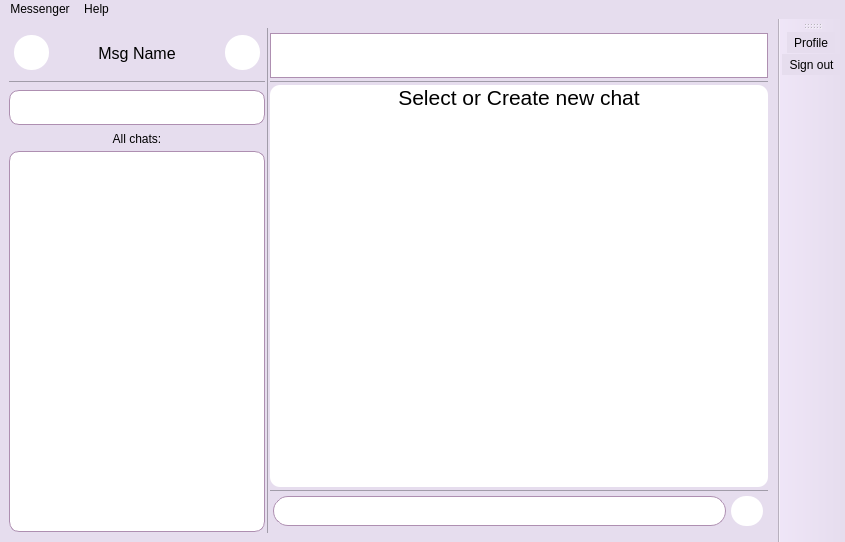
<?xml version="1.0" encoding="UTF-8"?>
<ui version="4.0">
 <class>MainWindow</class>
 <widget class="QMainWindow" name="MainWindow">
  <property name="geometry">
   <rect>
    <x>0</x>
    <y>0</y>
    <width>845</width>
    <height>542</height>
   </rect>
  </property>
  <property name="windowTitle">
   <string>MainWindow</string>
  </property>
  <property name="styleSheet">
   <string notr="true">background-color: rgb(230, 221, 238);
</string>
  </property>
  <widget class="QWidget" name="centralwidget">
   <layout class="QGridLayout" name="gridLayout">
    <item row="0" column="0">
     <layout class="QHBoxLayout" name="horizontalLayout_3" stretch="1,2,1">
      <property name="spacing">
       <number>0</number>
      </property>
      <item>
       <widget class="QWidget" name="ChatsWidget" native="true">
        <property name="sizePolicy">
         <sizepolicy hsizetype="Fixed" vsizetype="Preferred">
          <horstretch>0</horstretch>
          <verstretch>0</verstretch>
         </sizepolicy>
        </property>
        <property name="minimumSize">
         <size>
          <width>150</width>
          <height>0</height>
         </size>
        </property>
        <property name="styleSheet">
         <string notr="true">background-color: rgb(230, 221, 238);</string>
        </property>
        <layout class="QVBoxLayout" name="verticalLayout_7">
         <property name="spacing">
          <number>5</number>
         </property>
         <property name="sizeConstraint">
          <enum>QLayout::SetMinimumSize</enum>
         </property>
         <property name="leftMargin">
          <number>0</number>
         </property>
         <property name="topMargin">
          <number>3</number>
         </property>
         <property name="rightMargin">
          <number>1</number>
         </property>
         <property name="bottomMargin">
          <number>1</number>
         </property>
         <item>
          <layout class="QHBoxLayout" name="horizontalLayout_4">
           <property name="leftMargin">
            <number>5</number>
           </property>
           <property name="topMargin">
            <number>2</number>
           </property>
           <property name="rightMargin">
            <number>5</number>
           </property>
           <property name="bottomMargin">
            <number>2</number>
           </property>
           <item>
            <widget class="QPushButton" name="UserImg">
             <property name="enabled">
              <bool>true</bool>
             </property>
             <property name="sizePolicy">
              <sizepolicy hsizetype="Fixed" vsizetype="Fixed">
               <horstretch>0</horstretch>
               <verstretch>0</verstretch>
              </sizepolicy>
             </property>
             <property name="minimumSize">
              <size>
               <width>35</width>
               <height>35</height>
              </size>
             </property>
             <property name="maximumSize">
              <size>
               <width>35</width>
               <height>35</height>
              </size>
             </property>
             <property name="mouseTracking">
              <bool>true</bool>
             </property>
             <property name="acceptDrops">
              <bool>false</bool>
             </property>
             <property name="autoFillBackground">
              <bool>false</bool>
             </property>
             <property name="styleSheet">
              <string notr="true">QPushButton{
border-radius: 17px;
background-color: white;
}
QPushButton:hover {
     background-color:rgb(200, 192, 207);
 }</string>
             </property>
             <property name="text">
              <string/>
             </property>
             <property name="icon">
              <iconset resource="resources.qrc">
               <normaloff>:/icons/icons/profile.svg</normaloff>:/icons/icons/profile.svg</iconset>
             </property>
             <property name="iconSize">
              <size>
               <width>30</width>
               <height>30</height>
              </size>
             </property>
             <property name="checkable">
              <bool>false</bool>
             </property>
             <property name="autoDefault">
              <bool>false</bool>
             </property>
             <property name="default">
              <bool>true</bool>
             </property>
             <property name="flat">
              <bool>true</bool>
             </property>
            </widget>
           </item>
           <item>
            <widget class="QLabel" name="MessengerTitle">
             <property name="sizePolicy">
              <sizepolicy hsizetype="Preferred" vsizetype="Fixed">
               <horstretch>0</horstretch>
               <verstretch>0</verstretch>
              </sizepolicy>
             </property>
             <property name="minimumSize">
              <size>
               <width>70</width>
               <height>40</height>
              </size>
             </property>
             <property name="font">
              <font>
               <pointsize>12</pointsize>
              </font>
             </property>
             <property name="text">
              <string>Msg Name</string>
             </property>
             <property name="alignment">
              <set>Qt::AlignCenter</set>
             </property>
            </widget>
           </item>
           <item>
            <widget class="QPushButton" name="CreateChat">
             <property name="sizePolicy">
              <sizepolicy hsizetype="Fixed" vsizetype="Fixed">
               <horstretch>0</horstretch>
               <verstretch>0</verstretch>
              </sizepolicy>
             </property>
             <property name="minimumSize">
              <size>
               <width>35</width>
               <height>35</height>
              </size>
             </property>
             <property name="styleSheet">
              <string notr="true">QPushButton{
border-radius: 17px;
background-color: white;
}
QPushButton:hover {
     background-color:rgb(200, 192, 207);
 }</string>
             </property>
             <property name="text">
              <string/>
             </property>
             <property name="icon">
              <iconset resource="resources.qrc">
               <normaloff>:/icons/icons/create.ico</normaloff>:/icons/icons/create.ico</iconset>
             </property>
             <property name="iconSize">
              <size>
               <width>30</width>
               <height>30</height>
              </size>
             </property>
            </widget>
           </item>
          </layout>
         </item>
         <item>
          <widget class="Line" name="line_4">
           <property name="styleSheet">
            <string notr="true">color: rgb(161, 156, 169);</string>
           </property>
           <property name="frameShadow">
            <enum>QFrame::Plain</enum>
           </property>
           <property name="orientation">
            <enum>Qt::Horizontal</enum>
           </property>
          </widget>
         </item>
         <item>
          <layout class="QHBoxLayout" name="horizontalLayout_2" stretch="4">
           <property name="spacing">
            <number>0</number>
           </property>
           <property name="sizeConstraint">
            <enum>QLayout::SetDefaultConstraint</enum>
           </property>
           <property name="leftMargin">
            <number>0</number>
           </property>
           <property name="topMargin">
            <number>2</number>
           </property>
           <property name="bottomMargin">
            <number>2</number>
           </property>
           <item>
            <widget class="QLineEdit" name="SearchChat">
             <property name="sizePolicy">
              <sizepolicy hsizetype="Preferred" vsizetype="Fixed">
               <horstretch>0</horstretch>
               <verstretch>0</verstretch>
              </sizepolicy>
             </property>
             <property name="minimumSize">
              <size>
               <width>0</width>
               <height>35</height>
              </size>
             </property>
             <property name="styleSheet">
              <string notr="true">background-color: rgb(255, 255, 255);
font: 10pt &quot;MS Shell Dlg 2&quot;;
border-radius: 10px;
border-style: solid;
border-width: 1px;
border-color: rgb(174, 143, 177);</string>
             </property>
            </widget>
           </item>
          </layout>
         </item>
         <item>
          <widget class="QLabel" name="FoundMessage">
           <property name="styleSheet">
            <string notr="true"/>
           </property>
           <property name="text">
            <string>All chats:</string>
           </property>
           <property name="alignment">
            <set>Qt::AlignCenter</set>
           </property>
          </widget>
         </item>
         <item>
          <widget class="QListWidget" name="ChatList">
           <property name="font">
            <font>
             <family>MS Shell Dlg 2</family>
             <pointsize>12</pointsize>
             <weight>75</weight>
             <italic>false</italic>
             <bold>true</bold>
            </font>
           </property>
           <property name="styleSheet">
            <string notr="true">background-color: rgb(255, 255, 255);
border-radius: 10px;
border-style: solid;
border-width: 1px;
border-color: rgb(174, 143, 177);</string>
           </property>
           <property name="editTriggers">
            <set>QAbstractItemView::DoubleClicked</set>
           </property>
           <property name="dragEnabled">
            <bool>false</bool>
           </property>
           <property name="dragDropMode">
            <enum>QAbstractItemView::NoDragDrop</enum>
           </property>
           <property name="movement">
            <enum>QListView::Static</enum>
           </property>
           <property name="resizeMode">
            <enum>QListView::Adjust</enum>
           </property>
           <property name="layoutMode">
            <enum>QListView::SinglePass</enum>
           </property>
           <property name="spacing">
            <number>5</number>
           </property>
          </widget>
         </item>
        </layout>
       </widget>
      </item>
      <item>
       <widget class="Line" name="line">
        <property name="styleSheet">
         <string notr="true">background-color: rgb(230, 221, 238);
color: rgb(161, 156, 169);</string>
        </property>
        <property name="frameShadow">
         <enum>QFrame::Plain</enum>
        </property>
        <property name="orientation">
         <enum>Qt::Vertical</enum>
        </property>
       </widget>
      </item>
      <item>
       <widget class="QWidget" name="ConversationWidget" native="true">
        <property name="styleSheet">
         <string notr="true">background-color: rgb(230, 221, 238);</string>
        </property>
        <layout class="QVBoxLayout" name="verticalLayout_8">
         <property name="spacing">
          <number>2</number>
         </property>
         <property name="sizeConstraint">
          <enum>QLayout::SetDefaultConstraint</enum>
         </property>
         <property name="leftMargin">
          <number>1</number>
         </property>
         <property name="topMargin">
          <number>5</number>
         </property>
         <property name="rightMargin">
          <number>1</number>
         </property>
         <property name="bottomMargin">
          <number>5</number>
         </property>
         <item>
          <layout class="QVBoxLayout" name="verticalLayout_2">
           <property name="spacing">
            <number>2</number>
           </property>
           <item>
            <widget class="QPushButton" name="ChatInfo">
             <property name="minimumSize">
              <size>
               <width>0</width>
               <height>45</height>
              </size>
             </property>
             <property name="font">
              <font>
               <family>MS Shell Dlg 2</family>
               <pointsize>14</pointsize>
               <weight>75</weight>
               <italic>false</italic>
               <bold>true</bold>
              </font>
             </property>
             <property name="styleSheet">
              <string notr="true">background-color: rgb(255, 255, 255);
border-style: solid;
border-width: 1px;
border-color: rgb(174, 143, 177);</string>
             </property>
             <property name="text">
              <string/>
             </property>
            </widget>
           </item>
           <item>
            <widget class="Line" name="line_5">
             <property name="styleSheet">
              <string notr="true">color: rgb(161, 156, 169);</string>
             </property>
             <property name="frameShadow">
              <enum>QFrame::Plain</enum>
             </property>
             <property name="orientation">
              <enum>Qt::Horizontal</enum>
             </property>
            </widget>
           </item>
           <item>
            <widget class="QListWidget" name="Messages">
             <property name="enabled">
              <bool>true</bool>
             </property>
             <property name="styleSheet">
              <string notr="true">background-color: rgb(255, 255, 255); 
border-radius: 10px; 
font: 10pt MS Shell Dlg 2;</string>
             </property>
             <property name="lineWidth">
              <number>0</number>
             </property>
             <property name="editTriggers">
              <set>QAbstractItemView::NoEditTriggers</set>
             </property>
             <property name="showDropIndicator" stdset="0">
              <bool>false</bool>
             </property>
             <property name="selectionMode">
              <enum>QAbstractItemView::NoSelection</enum>
             </property>
             <item>
              <property name="text">
               <string>Select or Create new chat</string>
              </property>
              <property name="font">
               <font>
                <pointsize>16</pointsize>
               </font>
              </property>
              <property name="textAlignment">
               <set>AlignCenter</set>
              </property>
             </item>
            </widget>
           </item>
           <item>
            <widget class="Line" name="line_3">
             <property name="styleSheet">
              <string notr="true">color: rgb(161, 156, 169);</string>
             </property>
             <property name="frameShadow">
              <enum>QFrame::Plain</enum>
             </property>
             <property name="orientation">
              <enum>Qt::Horizontal</enum>
             </property>
            </widget>
           </item>
           <item>
            <layout class="QHBoxLayout" name="horizontalLayout" stretch="0,0">
             <property name="spacing">
              <number>5</number>
             </property>
             <property name="leftMargin">
              <number>3</number>
             </property>
             <property name="topMargin">
              <number>2</number>
             </property>
             <property name="rightMargin">
              <number>5</number>
             </property>
             <property name="bottomMargin">
              <number>2</number>
             </property>
             <item>
              <widget class="QLineEdit" name="EnterMessage">
               <property name="minimumSize">
                <size>
                 <width>0</width>
                 <height>30</height>
                </size>
               </property>
               <property name="styleSheet">
                <string notr="true">background-color: rgb(255, 255, 255);
font: 10pt &quot;MS Shell Dlg 2&quot;;
border-radius: 15px;
border-style: solid;
border-width: 1px;
border-color: rgb(174, 143, 177);</string>
               </property>
               <property name="frame">
                <bool>false</bool>
               </property>
               <property name="placeholderText">
                <string/>
               </property>
               <property name="clearButtonEnabled">
                <bool>false</bool>
               </property>
              </widget>
             </item>
             <item>
              <widget class="QPushButton" name="SendButton">
               <property name="enabled">
                <bool>true</bool>
               </property>
               <property name="sizePolicy">
                <sizepolicy hsizetype="Fixed" vsizetype="Fixed">
                 <horstretch>0</horstretch>
                 <verstretch>0</verstretch>
                </sizepolicy>
               </property>
               <property name="minimumSize">
                <size>
                 <width>30</width>
                 <height>30</height>
                </size>
               </property>
               <property name="mouseTracking">
                <bool>true</bool>
               </property>
               <property name="acceptDrops">
                <bool>false</bool>
               </property>
               <property name="autoFillBackground">
                <bool>false</bool>
               </property>
               <property name="styleSheet">
                <string notr="true">QPushButton{
border-radius: 15px;
background-color: white;
}
QPushButton:hover {
     background-color:rgb(200, 192, 207);
 }</string>
               </property>
               <property name="text">
                <string/>
               </property>
               <property name="icon">
                <iconset resource="resources.qrc">
                 <normaloff>:/icons/icons/send.ico</normaloff>:/icons/icons/send.ico</iconset>
               </property>
               <property name="iconSize">
                <size>
                 <width>25</width>
                 <height>20</height>
                </size>
               </property>
               <property name="shortcut">
                <string>Return</string>
               </property>
               <property name="checkable">
                <bool>false</bool>
               </property>
               <property name="autoDefault">
                <bool>false</bool>
               </property>
               <property name="default">
                <bool>true</bool>
               </property>
               <property name="flat">
                <bool>true</bool>
               </property>
              </widget>
             </item>
            </layout>
           </item>
          </layout>
         </item>
        </layout>
       </widget>
      </item>
     </layout>
    </item>
   </layout>
  </widget>
  <widget class="QMenuBar" name="menuBar">
   <property name="geometry">
    <rect>
     <x>0</x>
     <y>0</y>
     <width>845</width>
     <height>25</height>
    </rect>
   </property>
   <property name="sizePolicy">
    <sizepolicy hsizetype="Minimum" vsizetype="Minimum">
     <horstretch>0</horstretch>
     <verstretch>0</verstretch>
    </sizepolicy>
   </property>
   <widget class="QMenu" name="menuAbout">
    <property name="title">
     <string>Help</string>
    </property>
    <addaction name="separator"/>
    <addaction name="actionAbout"/>
    <addaction name="actionAbout_Qt"/>
   </widget>
   <widget class="QMenu" name="menuMessenger">
    <property name="title">
     <string>Messenger</string>
    </property>
    <addaction name="actionProfile"/>
    <addaction name="separator"/>
    <addaction name="actionExit"/>
    <addaction name="separator"/>
   </widget>
   <addaction name="menuMessenger"/>
   <addaction name="menuAbout"/>
  </widget>
  <widget class="QToolBar" name="toolBar">
   <property name="windowTitle">
    <string>toolBar</string>
   </property>
   <attribute name="toolBarArea">
    <enum>RightToolBarArea</enum>
   </attribute>
   <attribute name="toolBarBreak">
    <bool>false</bool>
   </attribute>
   <addaction name="actionProfile"/>
   <addaction name="actionSign_out"/>
  </widget>
  <action name="actionAbout">
   <property name="text">
    <string>About DevTeam</string>
   </property>
  </action>
  <action name="actionAbout_Qt">
   <property name="text">
    <string>About Qt</string>
   </property>
  </action>
  <action name="actionProfile">
   <property name="icon">
    <iconset resource="resources.qrc">
     <normaloff>:/icons/icons/profile.svg</normaloff>:/icons/icons/profile.svg</iconset>
   </property>
   <property name="text">
    <string>Profile</string>
   </property>
  </action>
  <action name="actionExit">
   <property name="text">
    <string>Exit</string>
   </property>
  </action>
  <action name="actionSign_out">
   <property name="icon">
    <iconset resource="resources.qrc">
     <normaloff>:/icons/icons/signOut.ico</normaloff>:/icons/icons/signOut.ico</iconset>
   </property>
   <property name="text">
    <string>Sign out</string>
   </property>
  </action>
 </widget>
 <resources>
  <include location="resources.qrc"/>
 </resources>
 <connections/>
</ui>
